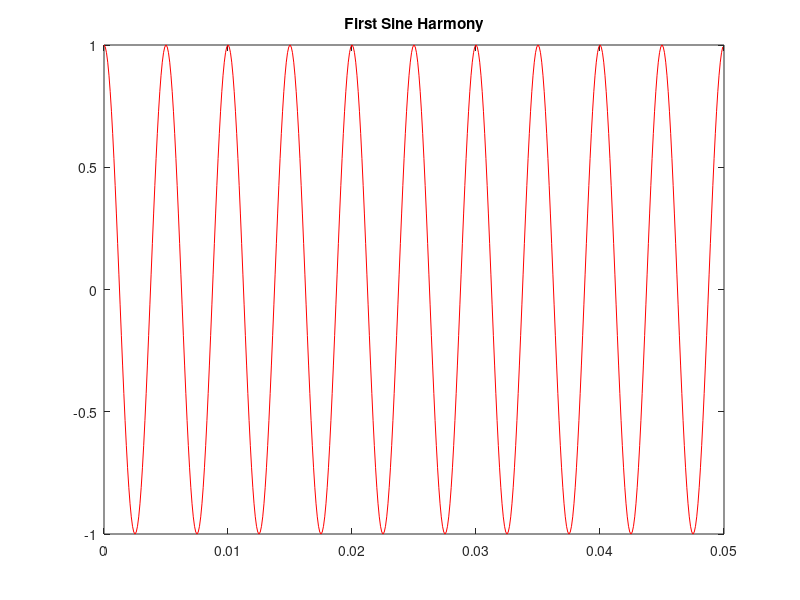

Write MATLAB code to recreate this figure. (Note: this script raises an error after producing the figure.)
%%%%%%%%%%%%%%%%%%%%%%%%%%%%%%
%Joseph Doyle, UML Spring '19%
%EECE 1070-821 Lab           %
%Lab 3                       %
%%%%%%%%%%%%%%%%%%%%%%%%%%%%%%

%Part A Section 1
fs = 10000; %10,000hz
f0 = 200; %f0 200 Hz
t = 0:1/fs:10;
%Part A Section 2
y0 = cos(2*pi*f0*t);
plot(t(1:500),y0(1:500),'r');
title('First Sine Harmony');
%Subsection a
SpectrumAnalyzer(y0,fs);
title('Spectrum F0'); 
%Subsection b
soundsc(y0,fs); %Creates the sound
%Part A Section 3
f1=400;
y1=cos(2*pi*f1*t);
plot (t(1:500),y0(1:500),'r',t(1:500),y1(1:500),'b');
title('Second Sine Harmony')
%creates sinusoid at 400hz
%Subsection a
SpectrumAnalyzer(y1,fs);
title('Spectrum f1');
soundsc(y1,fs);
%Subsection b
hold on
%Part B
for k=3
    y0=y0+(sin(k*pi/2)/k)*cos(2*pi*k*f0*t);
    plot(t(1:500),y0(1:500)); title('1st Squarewave Harmony')
end
SpectrumAnalyzer(y0,fs);%3
for k=1:2:5
    y0=y0+(sin(k*pi/2)/k)*cos(2*pi*k*f0*t);
    plot(t(1:500),y0(1:500)); title('2nd Squarewave Harmony')
end
SpectrumAnalyzer(y0,fs);%1 through 5 terms
for k=1:2:7
    y0=y0+(sin(k*pi/2)/k)*cos(2*pi*k*f0*t);
    plot(t(1:500),y0(1:500)); title('3rd Squarewave Harmony')
end
SpectrumAnalyzer(y0,fs); %1 through 7 terms
for k=1:2:13
    y0=y0+(sin(k*pi/2)/k)*cos(2*pi*k*f0*t);
    plot(t(1:500),y0(1:500)); title('4th Squarewave Harmony')
end
SpectrumAnalyzer(y0,fs); %1 through 13 terms
for k=1:2:21
    y0=y0+(sin(k*pi/2)/k)*cos(2*pi*k*f0*t);
    plot(t(1:500),y0(1:500)); title('4th Squarewave Harmony')
end
SpectrumAnalyzer(y0,fs); %1 through 21 terms
%creates for loops that add harmonic terms
soundsc(y1,fs)
y = filter(Num,1,y0);
plot(t:1:400),y0(1:400),'r';
SpectrumAnalyzer(y0,10000)
%Part D
load handel
sound(y,12000)